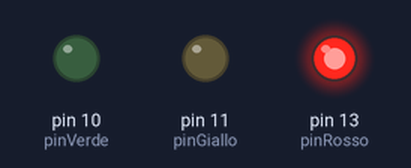
The sketch below on a simulated Arduino Uno, built with avr-gcc and run on an emulated ATmega328P. Shown: output pins drawn as LEDs (lit = HIGH).

Above: at 1.5 s.
At 3.5 s:
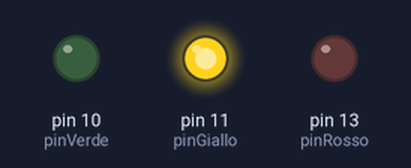
At 5.5 s:
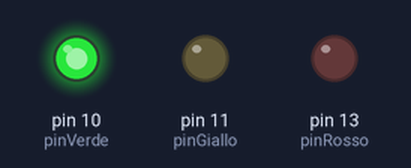
Timing chart, 0 to 9.1 s (numbered marks = the images above):
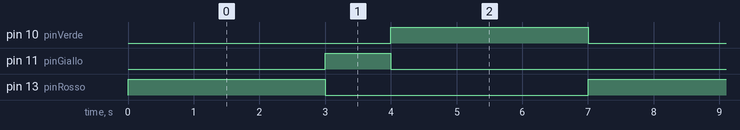

The sketch:

semaforo.ino
```cpp
const int pinRosso = 13;
const int pinGiallo = 11;
const int pinVerde = 10;

void setup() {
  pinMode(pinRosso, OUTPUT);
  pinMode(pinGiallo, OUTPUT);
  pinMode(pinVerde, OUTPUT);
}

void loop() {

  // led rosso
  digitalWrite(pinRosso, HIGH);
  digitalWrite(pinGiallo, LOW);
  digitalWrite(pinVerde, LOW);
  delay(3000);

  // led giallo
  digitalWrite(pinRosso, LOW);
  digitalWrite(pinGiallo, HIGH);
  digitalWrite(pinVerde, LOW);
  delay(1000);

  // led verde
  digitalWrite(pinRosso, LOW);
  digitalWrite(pinGiallo, LOW);
  digitalWrite(pinVerde, HIGH);
  delay(3000);
}
```

Measured:
- by itself, pin 10 (pinVerde), pin 13 (pinRosso): alternates HIGH for 3.0 s and LOW for 4.0 s
- by itself, pin 11 (pinGiallo): alternates HIGH for 1.0 s and LOW for 6.0 s
- by itself, everything shown: repeats every 7.0 s, in 3 steps
